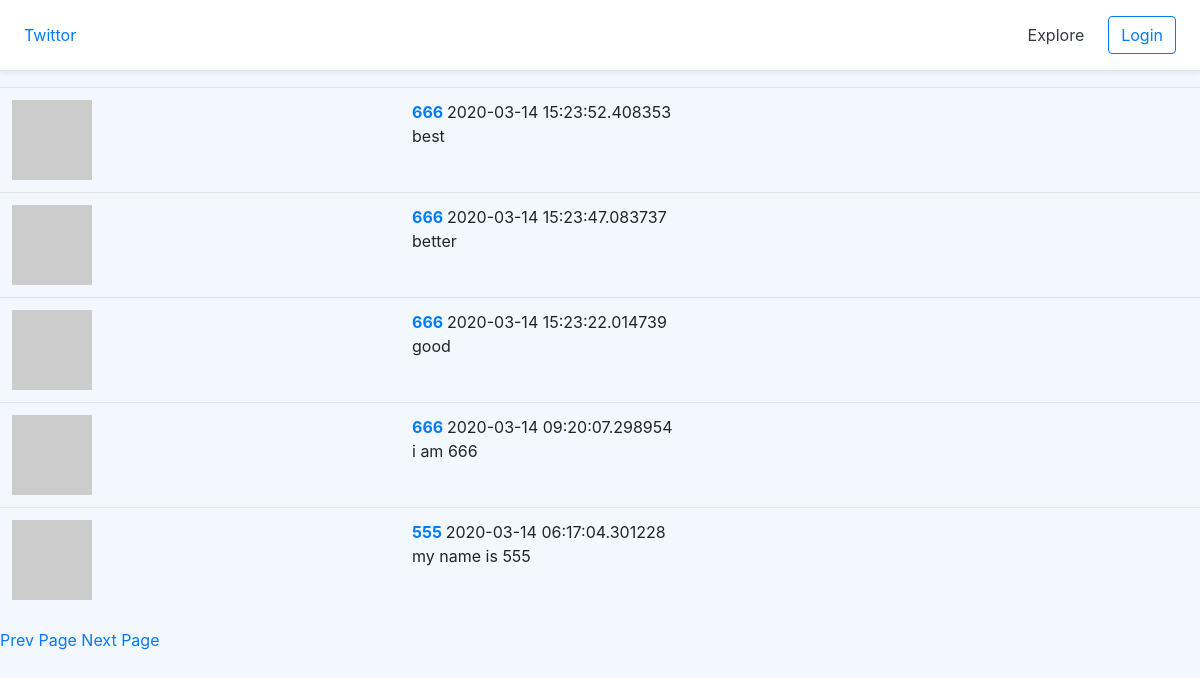
The app's page /explore?page=4 with its own data.
### twittor/models/tweet.py (models this page shows, shortened)
class Tweet(db.Model):
    id = db.Column (db.Integer ,primary_key = True)
    body = db.Column(db.String(140))
    create_time = db.Column(db.DateTime,default= datetime.utcnow)
    user_id = db.Column(db.Integer ,db.ForeignKey('user.id'))#这里的'user,id'里的user不是class那个user而是所建的表的user。user_id必须是user那个table里面的id，所以用ForeignKey关联user里面的id

### twittor/models/user.py (models this page shows, shortened)
class User(UserMixin,db.Model):#通过继承db.Model创建class User
    id = db.Column (db.Integer , primary_key= True )
    username = db.Column (db.String(64), unique=True ,index = True )#加上index是因为速度会快一些
    email = db.Column(db.String(64),unique= True,index=True)
    password_hash = db.Column(db.String(128))
    about_me= db.Column(db.String(128))
    create_time = db.Column(db.DateTime, default=datetime.utcnow)
    tweets = db.relationship('Tweet',backref = 'author',lazy='dynamic')#这里的'Tweet'里的,用来了解一个用户发了多少个推特，不是表中的一列
    followed = db.relationship (
        'User',secondary=followers,
        primaryjoin=(followers.c.follower_id == id),
        secondaryjoin=(followers.c.followed_id == id),
        backref=db.backref('followers', lazy='dynamic'), lazy = 'dynamic')
    def avatar(self,size = 80):
        md5_digest = md5(self.email.lower().encode('utf-8')).hexdigest()
        return 'https://www.gravatar.com/avatar/{}?d=identicon&s={}'.format(md5_digest,size)

### twittor/route.py (the view)
def explore():
    page_num = int(request.args.get('page') or 1)
    tweets = Tweet.query.order_by(Tweet.create_time.desc()).paginate(page=page_num,
                                                                  per_page=current_app.config['TWEET_PER_PAGE'],
                                                                  error_out=False)
    next_url = url_for('explore', page=tweets.next_num ) if tweets.has_next else None
    prev_url = url_for('explore', page=tweets.prev_num ) if tweets.has_prev else None
    return render_template('explore.html', tweets=tweets.items,next_url=next_url, prev_url=prev_url,
                          )

### twittor/templates/explore.html
 {% extends "base.html" %}
{% block content %}
  {% include '_tweets.html' %}
    {% if prev_url %}
    <a href="{{ prev_url }}">Prev Page</a>
    {% endif  %}
    {% if next_url %}
    <a href="{{ next_url }}">Next Page</a>
    {% endif  %}
{% endblock %}

### twittor/templates/_tweets.html
<table class="table table-hover">
  {% for tweet in tweets %}
    <tr valign="top">
        <td><img src = "{{ tweet.author.avatar(48) }}" alt=""></td>
        <td class="col-md-8 align-left">
            <a href="{{ url_for('profile',username =  tweet.author.username) }}"><b>{{ tweet.author.username }} </b></a>
            {{ tweet.create_time }}<br>
            {{ tweet.body }}
        </td>
    </tr>
   {% endfor %}
</table>

### records on screen
Tweet: author.username "666", create_time "2020-03-14 15:23:52.408353", body "best"
Tweet: author.username "666", create_time "2020-03-14 15:23:47.083737", body "better"
Tweet: author.username "666", create_time "2020-03-14 15:23:22.014739", body "good"
Tweet: author.username "666", create_time "2020-03-14 09:20:07.298954", body "i am 666"
Tweet: author.username "555", create_time "2020-03-14 06:17:04.301228", body "my name is 555"
